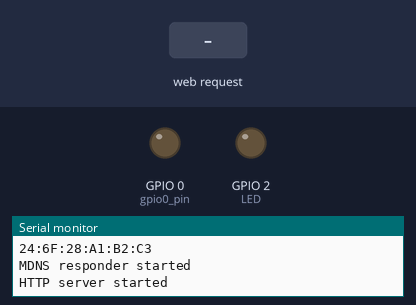
Bench run of a sketch on a simulated ESP8266 (Wemos D1 mini). On the bench: output pins drawn as LEDs (lit = HIGH), the last lines printed to the serial monitor. Dashed ring = blinking. The inputs (shaded band) are chosen by the test bench. WiFi joins after 1.5 s; servers stay silent unless stated.

Above: at 2.7 s.
2.8 s: HTTP request GET /socket1On received
At 3.9 s:
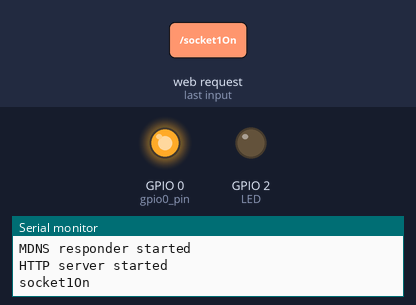
At 5.3 s:
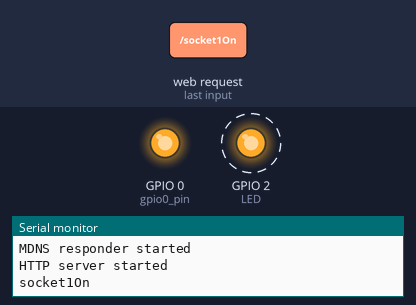
8.8 s: HTTP request GET / received
12.3 s: HTTP request GET /socket1Off received
At 13.63 s:
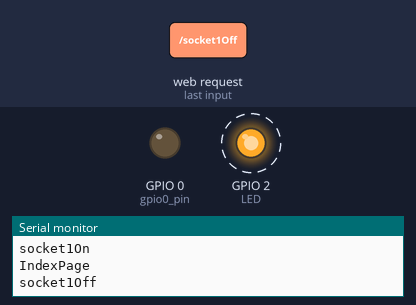
Timing chart, 0 to 21.8 s (numbered marks = the images above; inputs shaded):
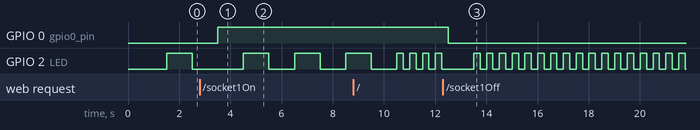

The sketch:

Sketch1.ino
```cpp
//https://www.wemos.cc/verify_products Chip ID = 0033010E
// put your setup code here, to run once:

#include <dummy.h>
#include <ESP8266WiFi.h>
#include <WiFiClient.h>
#include <ESP8266WebServer.h>
#include <ESP8266mDNS.h>

const char* ssid = "ssid";
const char* password = "pass";
const IPAddress LocalIPAdress = IPAddress(192,168,0,131);
int LED = BUILTIN_LED;
int Vel = 1000;
int gpio0_pin = 0;
int gpio2_pin = 2;

// ESP8266WebServer server(LocalIPAdress,80);
ESP8266WebServer server(LocalIPAdress,80);
String webPage = "";
String RootText = "<h1>Hello from esp8266  æ¿ ¹ñó³ê!</h1>\n<p></p>";
String indexPage = "<h1>Index Page</h1>\n<p></p>";


void Blink( int v ) {
	digitalWrite(LED, !digitalRead(LED));
	delay(v);
	digitalWrite(LED, !digitalRead(LED));
	delay(v);
}
void handleRoot() {

		server.send(200, "text/html", RootText);
}

void handleNotFound() {

	String message = "File Not Found\n\n";
	message += "URI: ";
	message += server.uri();
	message += "\nMethod: ";
	message += (server.method() == HTTP_GET) ? "GET" : "POST";
	message += "\nArguments: ";
	message += server.args();
	message += "\n";
	for (uint8_t i = 0; i<server.args(); i++) {
		message += " " + server.argName(i) + ": " + server.arg(i) + "\n";
	}
	server.send(404, "text/plain", message);

}


void setup(void) {
	pinMode(LED, OUTPUT);
	/*server setup*/ {
		Serial.begin(115200);
		WiFi.begin(ssid, password);
		Serial.println("");

		// Wait for connection
		while (WiFi.status() != WL_CONNECTED) {
			delay(500);
			Serial.print(".");
		}
		Serial.println("");
		Serial.println("Connected to ");
		Serial.println(ssid);
		Serial.println("IP address: ");
		Serial.println(WiFi.localIP());
		Serial.println("MAC: ");
		Serial.println(WiFi.macAddress());

		if (MDNS.begin("esp8266")) {
			Serial.println("MDNS responder started");
		}
	}	// setup

	//html pages

	webPage += "<h1>ESP8266 Web Server</h1>";
	webPage+= "<p>Socket #1 <a href=\"socket1On\"><button onclick=\"buttonFunction()\">ON</button><script>function buttonFunction() { alert(\"On\"); } </script></a>&nbsp;<a href=\"socket1Off\"><button>OFF</button></a></p>";
	webPage += "<p>Socket #2 <a href=\"socket2On\"><button>ON</button></a>&nbsp;<a href=\"socket2Off\"><button>OFF</button></a></p>";

	// preparing GPIOs
	pinMode(gpio0_pin, OUTPUT);
	digitalWrite(gpio0_pin, LOW);
	pinMode(gpio2_pin, OUTPUT);
	digitalWrite(gpio2_pin, LOW);

	server.on("/root", []() {
		Vel = 1000;
		server.send(200, "text/html", RootText);
	});

	server.on("/inline", []() {
		Vel = 100;
		server.send(200, "text/html", "<h1>this works as well</h1>");
	});

	server.on("/", []() {
		Vel = 250;
		server.send(200, "text/html", webPage);
		Serial.println("IndexPage");
	});

	server.on("/socket1On", []() {
		server.send(200, "text/html", webPage);
		digitalWrite(gpio0_pin, HIGH);
		Serial.println("socket1On");
		delay(1000);

	});

	server.on("/socket1Off", []() {
		server.send(200, "text/html", webPage);
		digitalWrite(gpio0_pin, LOW);
		Serial.println("socket1Off");
		delay(1000);
	});

	server.on("/socket2On", []() {
		server.send(200, "text/html", webPage);
		digitalWrite(gpio2_pin, HIGH);
		Serial.println("socket2On");
		delay(1000);
	});

	server.on("/socket2Off", []() {
		server.send(200, "text/html", webPage);
		digitalWrite(gpio2_pin, LOW);
		Serial.println("socket2Off");
		delay(1000);
	});

		server.onNotFound(handleNotFound);
		server.begin();
		Serial.println("HTTP server started");
}


void loop(void) {
	server.handleClient();
	Blink(Vel);
}
```

nic.ino
```cpp
//void setup(){
//
//}
//void loop(){
//
//}
```

Measured:
- after the input at 2.8 s, GPIO 0 (gpio0_pin): LOW → HIGH after 0.71 s
- after the input at 12.3 s, GPIO 0 (gpio0_pin): HIGH → LOW after 0.21 s
- by itself, GPIO 2 (LED): alternates HIGH for 0.25 s and LOW for 0.25 s
